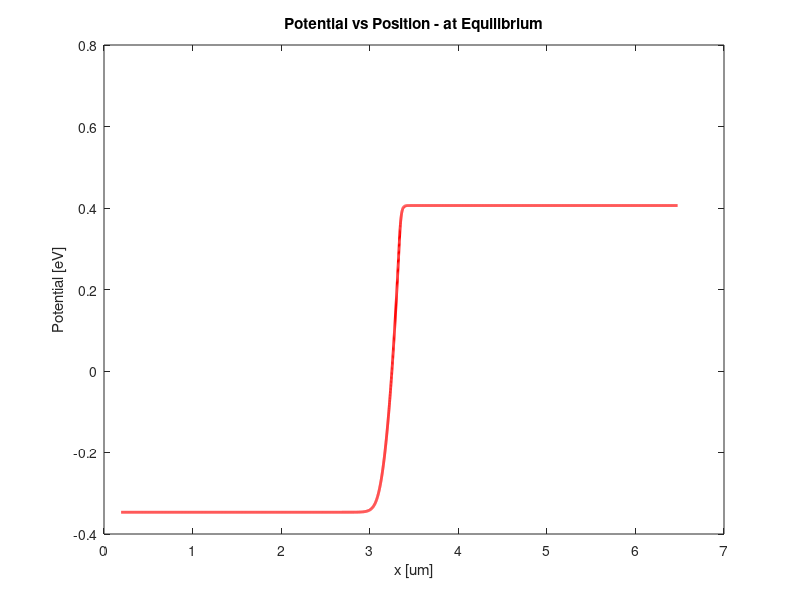
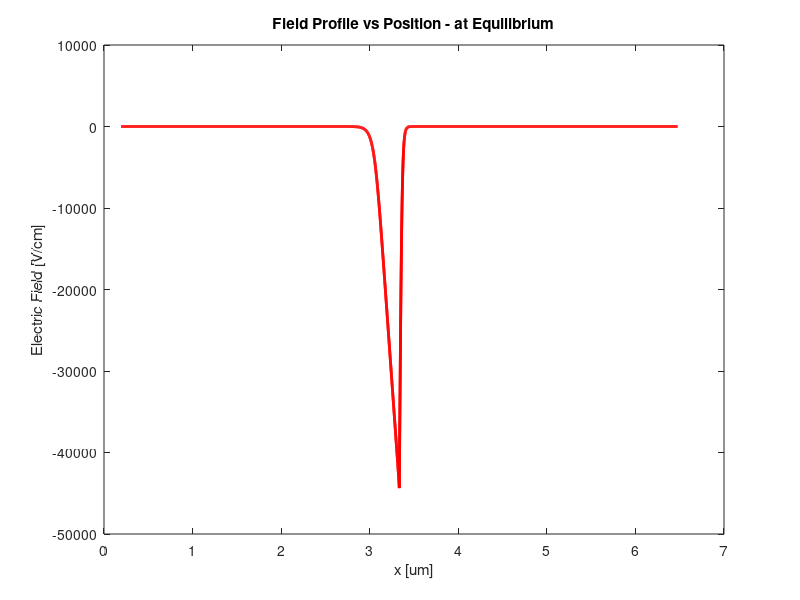
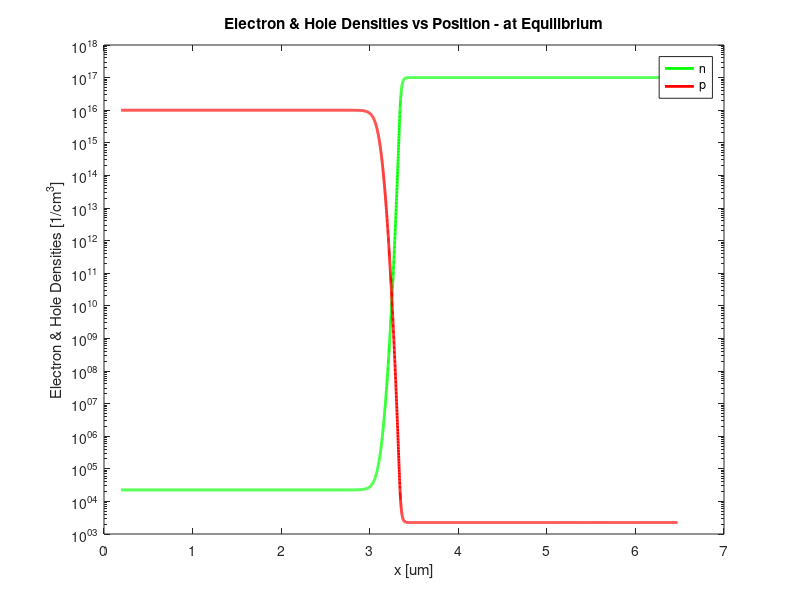
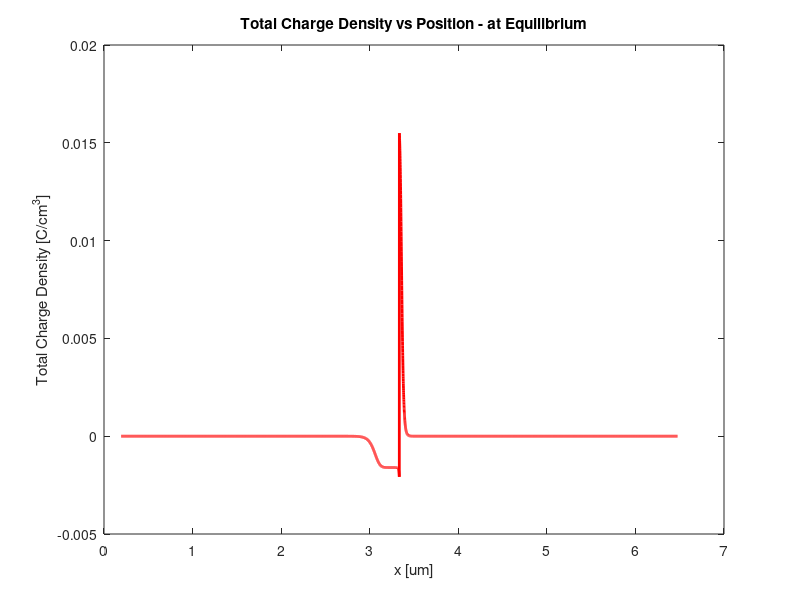

These figures' MATLAB source, in order: (Note: this script raises an error after producing the figures.)
 
         %%%%%%%%%%%%%%%%%%%%%%%%%%%%%%%%%%%%%%%%%%%%%%%%%%%%%%%
         %%                                                   %%  
         %%     1D Drift Diffusion Model for pn Diodes        %%  
         %%     Equilibrium and Non Equilibrium Solver        %%
         %%                                                   %%  
         %%%%%%%%%%%%%%%%%%%%%%%%%%%%%%%%%%%%%%%%%%%%%%%%%%%%%%%
      
clear all;
close all;


% Defining the Fundamental and Material Constants %
% 定义了相关的常量

q     = 1.602E-19;        % C or [J/eV] 元电荷量 单位为 C
kb    = 1.38E-23;         % [J/K] 波尔兹曼常量 单位为 J/K
eps   = 1.05E-12;         % This includes the eps  = 11.7 for Si [F/cm] Si的绝对节点常数
T     = 300;              % [K] 本次仿真的环境温度
ni    = 1.5E10;           % Intrinsic carrier concentration [1/cm^3] 本征载流子浓度
Vt    = kb*T/q;           % [eV] 此温度下的热电压
RNc   = 2.8E19;           % This is 2.8e20 in the FORTRAN file 2
TAUN0 = 0.1E-6;           % Electron SRH life time 
TAUP0 = 0.1E-6;           % Hole SRH life time
mun0   = 1500;            % Electron Mobility in cm2/V-s 电子迁移率
mup0   = 1000;             % Hole Mobility in cm2/V-s 空穴迁移率
                        
                        
dEc = Vt*log(RNc/ni);

% Define Doping Values %

Na = 1E16;             % [1/cm^3] 受主掺杂浓度 单位为 1/cm^3
Nd = 1E17;             % [1/cm^3] 施主掺杂浓度 单位为 1/cm^3

% Calculate relevant parameters for the simulation %
% 计算相关参数

Vbi = Vt*log(Na*Nd/(ni*ni)); % 计算内建电势
W   = sqrt(2*eps*(Na+Nd)*Vbi/(q*Na*Nd))     % [cm] 计算耗尽层的宽度 单位为 cm
Wn  = W*sqrt(Na/(Na+Nd))                    % [cm] 计算 n 型一侧的宽度 单位为 cm
Wp  = W*sqrt(Nd/(Na+Nd))                    % [cm] 计算 p 型一侧的宽度 单位为 cm
Wone = sqrt(2*eps*Vbi/(q*Na))               % [cm] 
E_p = q*Nd*Wn/eps                           % [V/cm] pn结交界处电场强度
Ldn = sqrt(eps*Vt/(q*Nd));                  
Ldp = sqrt(eps*Vt/(q*Na));
Ldi = sqrt(eps*Vt/(q*ni))

% Calculate relevant parameters in an input file %

% Write to a file
save input_params.txt Na Nd Vbi W Wn Wp E_p Ldn Ldp

%Material_Constants    %Define some material constants
      
% Setting the size of the simulation domain based 
% on the analytical results for the width of the depletion regions
% for a simple pn-diode %

x_max = 0;
if(x_max < Wn)
    x_max = Wn;
end
if(x_max < Wp)
    x_max = Wp;
end
x_max = 20*x_max

% Setting the grid size based on the extrinsic Debye lengths %

dx = Ldn;
if(dx > Ldp)
    dx=Ldp;
end
dx = dx/20;

% Calculate the required number of grid points and renormalize dx %

n_max = x_max/dx
n_max = round(n_max);

dx = dx/Ldi;    % Renormalize lengths with Ldi

% Set up the doping C(x)=Nd(x)-Na(x) that is normalized with ni %

for i = 1:n_max
    if(i <= n_max/2)
        dop(i) = - Na/ni;
    elseif(i > n_max/2)
        dop(i) = Nd/ni;
    end
end

% Initialize the potential based on the requirement of charge
% neutrality throughout the whole structure

for i = 1: n_max
    zz = 0.5*dop(i);
    if(zz > 0)
        xx = zz*(1 + sqrt(1+1/(zz*zz)));
    elseif(zz <  0)
        xx = zz*(1 - sqrt(1+1/(zz*zz)));
    end
    fi(i) = log(xx);
    n(i) = xx;
    p(i) = 1/xx;
end

delta_acc = 1E-5;               % Preset the Tolerance


%%%%%%%%%%%%%%%%%%%%%%%%%%%%%%%%%%%%%%%%%%%%%%%%%%%%%%%%%%%%%%%%%%%%%%%%%%
%%                                                                      %%
%%               EQUILIBRIUM  SOLUTION PART BEGINS                      %%
%%                                                                      %%
%%%%%%%%%%%%%%%%%%%%%%%%%%%%%%%%%%%%%%%%%%%%%%%%%%%%%%%%%%%%%%%%%%%%%%%%%%

%(A) Define the elements of the coefficient matrix for the internal nodes and
%    initialize the forcing function

dx2 = dx*dx;
for i = 1: n_max
    a(i) = 1/dx2;
    c(i) = 1/dx2;
    b(i) = -(2/dx2+exp(fi(i))+exp(-fi(i)));
    f(i) = exp(fi(i)) - exp(-fi(i)) - dop(i) - fi(i)*(exp(fi(i))+exp(-fi(i)));
 end


%(B) Define the elements of the coefficient matrix and initialize the forcing
%    function at the ohmic contacts 

a(1) = 0;
c(1) = 0;
b(1) = 1;
f(1) = fi(1);
a(n_max) = 0;
c(n_max) = 0;
b(n_max) = 1;
f(n_max) = fi(n_max);

%(C)  Start the iterative procedure for the solution of the linearized Poisson
%     equation using LU decomposition method:

flag_conv = 0;		           % convergence of the Poisson loop
k_iter= 0;
while(~flag_conv)            
    k_iter = k_iter + 1; 
    
    alpha(1) = b(1);
    for i=2:n_max
        beta(i)=a(i)/alpha(i-1);
        alpha(i)=b(i)-beta(i)*c(i-1);
    end
    
% Solution of Lv = f %    

    v(1) = f(1);
    for i = 2:n_max
        v(i) = f(i) - beta(i)*v(i-1);
    end
     
% Solution of U*fi = v %    

    temp = v(n_max)/alpha(n_max);
    delta(n_max) = temp - fi(n_max);
    fi(n_max)=temp;
    for i = (n_max-1):-1:1       %delta%
        temp = (v(i)-c(i)*fi(i+1))/alpha(i);
        delta(i) = temp - fi(i);
        fi(i) = temp;
    end
    
    delta_max = 0;
    
    for i = 1: n_max
        xx = abs(delta(i));
        if(xx > delta_max)
            delta_max=xx;
        end
        %sprintf('delta_max = %d',delta_max)      %'k_iter = %d',k_iter,'
        
    end

     %delta_max=max(abs(delta));
   
% Test convergence and recalculate forcing function and 
% central coefficient b if necessary
    
    if(delta_max < delta_acc)
        flag_conv = 1;
    else
        for i = 2: n_max-1
            b(i) = -(2/dx2 + exp(fi(i)) + exp(-fi(i)));
            f(i) = exp(fi(i)) - exp(-fi(i)) - dop(i) - fi(i)*(exp(fi(i)) + exp(-fi(i)));
        end
    end
end


xx1(1) = dx*1e4;
for i = 2:n_max-1 
    Ec(i) = dEc - Vt*fi(i);     %Values from the second Node%
    ro(i) = -ni*(exp(fi(i)) - exp(-fi(i)) - dop(i));
    el_field1(i) = -(fi(i+1) - fi(i))*Vt/(dx*Ldi);
    el_field2(i) = -(fi(i+1) - fi(i-1))*Vt/(2*dx*Ldi);
    n(i) = exp(fi(i));
    p(i) = exp(-fi(i));
    xx1(i) = xx1(i-1) + dx*Ldi*1e4;
end


Ec(1) = Ec(2);
Ec(n_max) = Ec(n_max-1);
xx1(n_max) = xx1(n_max-1) + dx*Ldi*1e4;
el_field1(1) = el_field1(2);
el_field2(1) = el_field2(2);
el_field1(n_max) = el_field1(n_max-1);
el_field2(n_max) = el_field2(n_max-1);
nf = n*ni;
pf = p*ni;
ro(1) = ro(2);
ro(n_max) = ro(n_max-1);

figure(1)
plot(xx1, Vt*fi,'r','LineWidth',2)
xlabel('x [um]');
ylabel('Potential [eV]');
title('Potential vs Position - at Equilibrium');

figure(2)
plot(xx1, el_field1,'r','LineWidth',2)
hold on;
plot(xx1, el_field2,'r','LineWidth',2)
xlabel('x [um]');
ylabel('Electric Field [V/cm]');
title('Field Profile vs Position - at Equilibrium');

figure(3)
%plot(xx1, nf,'g','LineWidth',2)
semilogy(xx1, nf,'g','LineWidth',2)
hold on;
%plot(xx1, pf,'r','LineWidth',2)
semilogy(xx1, pf,'r','LineWidth',2)
xlabel('x [um]');
ylabel('Electron & Hole Densities [1/cm^3]');
title('Electron & Hole Densities vs Position - at Equilibrium');
legend('n','p');
%axis([0 6.75 0 10.2e17])

figure(4)
%plot(xx1, ro,'r','LineWidth',2)
plot(xx1, q*ro,'r','LineWidth',2)
xlabel('x [um]');
%ylabel('Total Charge Density [1/cm^3]');
ylabel('Total Charge Density [C/cm^3]');
title('Total Charge Density vs Position - at Equilibrium');
%axis([0.5 5 -3e17 8e17])

figure(5)
plot(xx1, Ec,'r','LineWidth',2)
xlabel('x [um]');
%ylabel('Total Charge Density [1/cm^3]');
ylabel('Conduction Band Energy (eV)');
title('Conduction Band vs Position - at Equilibrium');


%%%%%%%%%%%%%%%%%%%%%%%%%%%%%%%%%%%%%%%%%%%%%%%%%%%%%%%%%%%%%%%%%%%%%%%%%%
%%                 END OF EQUILIBRIUM  SOLUTION PART                    %%
%%%%%%%%%%%%%%%%%%%%%%%%%%%%%%%%%%%%%%%%%%%%%%%%%%%%%%%%%%%%%%%%%%%%%%%%%%

%%%%%%%%%%%%%%%%%%%%%%%%%%%%%%%%%%%%%%%%%%%%%%%%%%%%%%%%%%%%%%%%%%%%%%%%%%
%%                                                                      %%
%%               NON-EQUILIBRIUM  SOLUTION PART BEGINS                  %%
%%                                                                      %%
%%%%%%%%%%%%%%%%%%%%%%%%%%%%%%%%%%%%%%%%%%%%%%%%%%%%%%%%%%%%%%%%%%%%%%%%%%

%%%%%%%%%%%%%%%%%%%%%%%%%%%%%%%%%%%%%%%%%%%%%%%%%%%%%%%%%%%%%%%%%%%%%%%%%%
%%              1. Calculate Low filed mobility                         %% 
%%%%%%%%%%%%%%%%%%%%%%%%%%%%%%%%%%%%%%%%%%%%%%%%%%%%%%%%%%%%%%%%%%%%%%%%%%

%%  Prameters for Low field mobility calculation %%

    TL = 300;                    % Temp in Kelvin
    N  = Na + Nd;                % Local (total) impurity concentration

    MU1N.CAUG   = 55.24;         % cm2/(V.s)
    MU2N.CAUG   = 1429.23;       % cm2/(V.s)
    ALPHAN.CAUG = 0.0;           % unitless
    BETAN.CAUG  = -2.3;          % unitless
    GAMMAN.CAUG = -3.8;          % unitless
    DELTAN.CAUG = 0.73;          % unitless
    NCRITN.CAUG = 1.072*10^17;   % cm-3

    MU1P.CAUG   = 49.7;          % cm2/(V.s)
    MU2P.CAUG   = 479.37;        % cm2/(V.s)
    ALPHAP.CAUG = 0.0;           % unitless
    BETAP.CAUG  = -2.2;          % unitless
    GAMMAP.CAUG = 13.7;          % unitless
    DELTAP.CAUG = 0.70;          % unitless
    NCRITP.CAUG = 1.606*10^17;   % cm-3
    BETAN = 2.0;
    BETAP = 1.0;

    
% %     mun0 = ( MU1N.CAUG*((TL/300)^ALPHAN.CAUG) ) ...
% %       + (( (MU2N.CAUG*((TL/300)^BETAN.CAUG)) - (MU1N.CAUG*((TL/300)^ALPHAN.CAUG)) ) ... 
% %            / ( 1 + ((TL/300)^GAMMAN.CAUG) * ((N/NCRITN.CAUG)^DELTAN.CAUG) ))
% %     
% %     
% %     mup0 = ( MU1P.CAUG*((TL/300)^ALPHAP.CAUG) ) ... 
% %       + (( (MU2P.CAUG*((TL/300)^BETAP.CAUG)) - (MU1P.CAUG*((TL/300)^ALPHAP.CAUG)) ) ... 
% %            / ( 1 + ((TL/300)^GAMMAP.CAUG) * ((N/NCRITP.CAUG)^DELTAP.CAUG) ))
    
    VSATN = (2.4*10^7) / (1 + 0.8*exp(TL/600));  % Saturation Velocity of Electrons
    VSATP = VSATN;                               % Saturation Velocity of Holes

%%%%%%%%%%%%%%%%%%% END of Low Field Mobility Calculation %%%%%%%%%%%%%%%%


%%%%%%%%%%%%%%%%%%%%%%%%%%%%%%%%%%%%%%%%%%%%%%%%%%%%%%%%%%%%%%%%%%%%%%%%%%
%%   2. Start the main Loop to increment the Anode voltage by Vt=KbT/q  %% 
%%      till it reaches 0.625V.                                         %%
%%%%%%%%%%%%%%%%%%%%%%%%%%%%%%%%%%%%%%%%%%%%%%%%%%%%%%%%%%%%%%%%%%%%%%%%%%

vindex=0;

for VA = 0:0.33*Vt:0.625                % Start VA increment loop
    VA 
    
    Each_Step   = 0.33*Vt 
    Total_Steps = 0.625/(0.33*Vt)
    vindex = vindex +1
    Vplot(vindex) = VA;
    
    fi(1) = fi(1) + VA;            % Apply potential to Anode (1st node)  
    %fi(1)
    
    flag_conv2 = 0;		           % Convergence of the Poisson loop
    k_itern= 0;
    
    %% Initialize the First and Last Node for Poisson's eqn
    a(1) = 0;
    c(1) = 0;
    b(1) = 1;
    f(1) = fi(1);
    a(n_max) = 0;
    c(n_max) = 0;
    b(n_max) = 1;
    f(n_max) = fi(n_max);
    
    %%%%%%%%%%%%%%%%%%%%%%%%%%%%%%%%%%%%%%%%%%%%%%%%%%%%%%%%%%%%%%%%%%%%%%%
    %% 3. Start the Poisson equation solver loop to calculate the        %%
    %%    potential for each Anode voltage increase                      %%
    %%%%%%%%%%%%%%%%%%%%%%%%%%%%%%%%%%%%%%%%%%%%%%%%%%%%%%%%%%%%%%%%%%%%%%%
    
    while(~flag_conv2)             % Start Poisson's eqn
        
        k_itern = k_itern + 1

        
        %%%%%%%%%%%%%%%%%%%%%%%%%%%%%%%%%%%%%%%%%%%%%%%%%%%%%%%%%%%%%%%%%%%%%%%
        %% 3.1 . Calculate Field Dependant Mobility for each value of 'fi'   %% 
        %%       at each node point of the PN diode.                         %%
        %%%%%%%%%%%%%%%%%%%%%%%%%%%%%%%%%%%%%%%%%%%%%%%%%%%%%%%%%%%%%%%%%%%%%%%
                
%%% To test with Constant Mobility without field dependancy.        
% %         for i = 1:n_max           % Start Loop for Field Dep Mobility 
% %             mup(i) = mup0;
% %             mun(i) = mun0;
% %         end   

        %% Calculate the Electric Field at each Node
        for i = 2:n_max-1
            Ef(i) = abs(fi(i) - fi(i+1))*Vt/(dx*Ldi);
        end
            
            Ef(1)     = Ef(2); 
            Ef(n_max) = Ef(n_max-1);

        %% Calculate the Field Dependant Mobility at each Node
        for i = 1:n_max           

              pdeno  = (mup0 * Ef(i) / VSATP) ^ BETAP;
              mup(i)   = mup0 * ( (1/(1 + pdeno)) ^(1/BETAP)); 
                            
              ndeno  = (mun0 * Ef(i) / VSATN) ^ BETAN;
              mun(i) = mun0 * ( (1/(1 + ndeno)) ^(1/BETAN)); 
                            
        end   
        
        mup(1)     = mup(2);
        mup(n_max) = mup(n_max-1);
        
        mun(1)     = mun(2);
        mun(n_max) = mun(n_max-1);
        
        %%%%%%%%%%% END of FIELD Dependant Mobility Calculation %%%%%%%%%%% 
      
        
        %%%%%%%%%%%%%%%%%%%%%%%%%%%%%%%%%%%%%%%%%%%%%%%%%%%%%%%%%%%%%%%%%%%%%%%%%%%%%%%%% 
        %% 3.2 Solve Continuity Equation for Electron and Holes using LU Decomposition %%                                    
        %%%%%%%%%%%%%%%%%%%%%%%%%%%%%%%%%%%%%%%%%%%%%%%%%%%%%%%%%%%%%%%%%%%%%%%%%%%%%%%%%
        
        %(A) Define the elements of the coefficient matrix and initialize the forcing
        %    function at the ohmic contacts for ELECTRON and HOLE Continuity Eqns 


        an(1) = 0;              %Co-ef for electron at Anode
        bn(1) = 1;              %Co-ef for electron at Anode
        cn(1) = 0;              %Co-ef for electron at Anode
        ap(1) = 0;              %Co-ef for hole     at Anode
        bp(1) = 1;              %Co-ef for hole     at Anode
        cp(1) = 0;              %Co-ef for hole     at Anode
        %fnp(1) = (Ldi*Ldi*dx2/Vt) * ( p(1)*n(1) - 1 ) / ( TAUP0*(n(1) + 1 ) + TAUN0*(p(1) + 1 ) );
        fn(1) = n(1);
        fp(1) = p(1);
        
        an(n_max) = 0;          %Co-ef for electron at Cathode
        bn(n_max) = 1;          %Co-ef for electron at Cathode
        cn(n_max) = 0;          %Co-ef for electron at Cathode
        ap(n_max) = 0;          %Co-ef for hole     at Cathode
        bp(n_max) = 1;          %Co-ef for hole     at Cathode
        cp(n_max) = 0;          %Co-ef for hole     at Cathode
        %fnp(n_max) = (Ldi*Ldi*dx2/Vt) * ( p(n_max)*n(n_max) - 1 ) / ( TAUP0*(n(n_max) + 1) + TAUN0*(p(n_max) + 1) );
        fn(n_max) = n(n_max);
        fp(n_max) = p(n_max);


        %(B) Define the elements of the coefficient matrix for the internal nodes and
        %    initialize the forcing function


        for i = 2: n_max-1
            munim1by2 = (mun(i-1)+mun(i))/2;         
            munip1by2 = (mun(i)+mun(i+1))/2;         
            mupim1by2 = (mup(i-1)+mup(i))/2;         
            mupip1by2 = (mup(i)+mup(i+1))/2;
            
            %% Co-efficients for HOLE Continuity eqn
                cp(i) = mupip1by2 * BER(fi(i) - fi(i+1));
                ap(i) = mupim1by2 * BER(fi(i) - fi(i-1));
           bp(i) = -( mupim1by2 * BER(fi(i-1) - fi(i)) + mupip1by2 * BER(fi(i+1) - fi(i)));
            %% Co-efficients for ELECTRON Continuity eqn
                cn(i) = munip1by2 * BER(fi(i+1) - fi(i));
                an(i) = munim1by2 * BER(fi(i-1) - fi(i));
           n(i) = -( munim1by2 * BER(fi(i) - fi(i-1)) + munip1by2 * BER(fi(i) - fi(i+1)));

            %% Forcing Function for ELECTRON and HOLE Continuity eqns
       fn(i) = (Ldi*Ldi*dx2/Vt) * ( p(i)*n(i) - 1 ) / ( TAUP0*(n(i) + 1) + TAUN0*(p(i)+1));
       fp(i) = (Ldi*Ldi*dx2/Vt) * ( p(i)*n(i) - 1 ) / ( TAUP0*(n(i) + 1) + TAUN0*(p(i)+1));
        end

        
        %(C)  Start the iterative procedure for the solution of the linearized Continuity
        %     equation for "ELECTRONS" using LU decomposition method:


            alphan(1) = bn(1);
            for i=2:n_max
                betan(i)=an(i)/alphan(i-1);
                alphan(i)=bn(i)-betan(i)*cn(i-1);
            end

        % Solution of Lv = f %    

            vn(1) = fn(1);
            for i = 2:n_max
                vn(i) = fn(i) - betan(i)*vn(i-1);
            end

        % Solution of U*fi = v %    

            tempn = vn(n_max)/alphan(n_max);
            %deltan(n_max) = tempn - n(n_max);    
            n(n_max)=tempn;
            for i = (n_max-1):-1:1       %delta%
                tempn = (vn(i)-cn(i)*n(i+1))/alphan(i);
              %  deltan(i) = tempn - n(i);   
                n(i) = tempn;
            end
       
       %%%%%%%%%%%%%%%%%%%%%%% END of ELECTRON Continuty Solver %%%%%%%%%%%  

            
        %(D)  Start the iterative procedure for the solution of the linearized Continuity
        %     equation for "HOLES" using LU decomposition method:


            alphap(1) = bp(1);
            for i=2:n_max
                betap(i)=ap(i)/alphap(i-1);
                alphap(i)=bp(i)-betap(i)*cp(i-1);
            end

        % Solution of Lv = f %    

            vp(1) = fp(1);
            for i = 2:n_max
                vp(i) = fp(i) - betap(i)*vp(i-1);
            end

        % Solution of U*fi = v %    

            tempp = vp(n_max)/alphap(n_max);
            %deltap(n_max) = tempp - p(n_max);    
            p(n_max)=tempp;
            for i = (n_max-1):-1:1       %delta%
                tempp = (vp(i)-cp(i)*p(i+1))/alphap(i);
             %   deltap(i) = tempp - p(i);   
                p(i) = tempp;
            end
    
       %%%%%%%%%%%%%%%%%%%%%%% END of HOLE Continuty Solver %%%%%%%%%%%  

       
       %%%%%%%%%%%%%%%%%%%%%%%%%%%%%%%%%%%%%%%%%%%%%%%%%%%%%%%%%%%%%%%%%%%% 
       %% 3.3 Calculate potential fi again with new values of "n" and "p"%%
       %%     and check for convergence                                  %%     
       %%%%%%%%%%%%%%%%%%%%%%%%%%%%%%%%%%%%%%%%%%%%%%%%%%%%%%%%%%%%%%%%%%%%
       
       % Recalculate forcing function and central coefficient b for fi 

        for i = 2: n_max-1
            b(i) = -(2/dx2 + n(i) + p(i));
            f(i) = n(i) - p(i) - dop(i) - (fi(i)*(n(i) + p(i)));  
%% here values of n(i) and p(i) are used in place of exp(fi(i))
        end

        
        % Solve for Updated potential given the new value of Forcing 
        % Function using LU decomposition 
        
        alpha(1) = b(1);
        for i=2:n_max
            beta(i)=a(i)/alpha(i-1);
            alpha(i)=b(i)-beta(i)*c(i-1);
        end

        % Solution of Lv = f %

        v(1) = f(1);
        for i = 2:n_max
            v(i) = f(i) - beta(i)*v(i-1);
        end

        % Solution of U*fi = v %

        temp = v(n_max)/alpha(n_max);
        delta(n_max) = temp - fi(n_max);
        fi(n_max)=temp;
        for i = (n_max-1):-1:1       %delta%
            temp = (v(i)-c(i)*fi(i+1))/alpha(i);
            delta(i) = temp - fi(i);
            fi(i) = temp;
        end

        delta_max = 0;

        for i = 1: n_max
            xx = abs(delta(i));
            if(xx > delta_max)
                delta_max=xx;        %% Calculate the max error
            end
        end

        %delta_max=max(abs(delta));

        % Test convergence and start the loop if necessary else increase
        % the applied potential
        %% delta_max
        if(delta_max < delta_acc)
            flag_conv2 = 1;
        end

    end   % End of WHILE Loop for Poisson's eqn solver

  
    %%%%%%%%%%%%%%%%%%%%%%%%%%%%%%%%%%%%%%%%%%%%%%%%%%%%%%%%%%%%%%%%%%%%%%%%%%
    %%                        CALCULATE CURRENT                             %%
    %%%%%%%%%%%%%%%%%%%%%%%%%%%%%%%%%%%%%%%%%%%%%%%%%%%%%%%%%%%%%%%%%%%%%%%%%%

          % Electron Current       
    for i=2:n_max-1
        Jnim1by2(vindex,i) = (q*mun(i)*Vt/(dx*Ldi)) * ni*( n(i)*BER(fi(i)-fi(i-1)) - n(i-1)*BER(fi(i-1)-fi(i)) );
        Jnip1by2(vindex,i) = (q*mun(i)*Vt/(dx*Ldi)) * ni*( n(i+1)*BER(fi(i+1)-fi(i))  - n(i)*BER(fi(i)-fi(i+1)) );
        Jelec(vindex,i) = (Jnip1by2(vindex,i) + Jnim1by2(vindex,i))/2;
        
% %         % Electron Current with only one node
% %         Jnim1by2 = (q*mun(2)*Vt/dx*Ldi) * ( (n(2)*ni)*BER((fi(2)-fi(2-1))) 
% %                        - (n(2-1)*ni)*BER((fi(2-1)-fi(2))) );
% %         Jnip1by2 = (q*mun(2)*Vt/dx*Ldi) * ( (n(2+1)*ni)*BER((fi(2+1)-fi(2))) 
% %                        - (n(2)*ni)*BER((fi(2)-fi(2+1))) );
% %         Jelec(vindex) = (Jnip1by2 + Jnim1by2)/2;

          % Hole Current   
% %         Jpim1by2 = (q*mup(2)*Vt/dx*Ldi) * ( (p(2)*ni)*BER((fi(2-1)-fi(2))) 
% %                        - (p(2-1)*ni)*BER((fi(2)-fi(2-1))) );
% %         Jpip1by2 = (q*mup(2)*Vt/dx*Ldi) * ( (p(2+1)*ni)*BER((fi(2)-fi(2+1))) 
% %                        - (p(2)*ni)*BER((fi(2+1)-fi(2))) );
% %         Jhole(vindex) = (Jpip1by2 + Jpim1by2)/2;

        Jpim1by2(vindex,i) = (q*mup(i)*Vt/(dx*Ldi)) * ni*( p(i)*BER((fi(i-1)-fi(i))) - p(i-1)*BER((fi(i)-fi(i-1))) );
        Jpip1by2(vindex,i) = (q*mup(i)*Vt/(dx*Ldi)) * ni*( p(i+1)*BER((fi(i)-fi(i+1))) - p(i)*BER((fi(i+1)-fi(i))) );
        Jhole(vindex,i) = (Jpip1by2(vindex,i) + Jpim1by2(vindex,i))/2;

    end

        Jtotal = Jelec + Jhole;
%%         Jtotal(vindex) = Jelec;
        
        
end   % End of main FOR loop for VA increment.

%%%%%%%%%%%%%%%%%%%%%%%%%%%%%%%%%%%%%%%%%%%%%%%%%%%%%%%%%%%%%%%%%%%%%%%%%%
%%                 END OF NON-EQUILIBRIUM  SOLUTION PART                %%
%%%%%%%%%%%%%%%%%%%%%%%%%%%%%%%%%%%%%%%%%%%%%%%%%%%%%%%%%%%%%%%%%%%%%%%%%%




% Write the results of the simulation in files %

xx1(1) = dx*1e4;
for i = 2:n_max-1 
    Ec(i) = dEc - Vt*fi(i);     %Values from the second Node%
    ro(i) = -ni*(n(i) - p(i) - dop(i));
    el_field1(i) = -(fi(i+1) - fi(i))*Vt/(dx*Ldi);
    el_field2(i) = -(fi(i+1) - fi(i-1))*Vt/(2*dx*Ldi);
    xx1(i) = xx1(i-1) + dx*Ldi*1e4;
end

Jtotal(:,1) = Jtotal(:,2);
Jelec(:,1) = Jelec(:,2);
Jhole(:,1) = Jhole(:,2);
Jtotal(:,n_max) = Jtotal(:,(n_max-1));
Jelec(:,n_max) = Jelec(:,(n_max-1));
Jhole(:,n_max) = Jhole(:,(n_max-1));

Ec(1) = Ec(2);
Ec(n_max) = Ec(n_max-1);
xx1(n_max) = xx1(n_max-1) + dx*Ldi*1e4;
el_field1(1) = el_field1(2);
el_field2(1) = el_field2(2);
el_field1(n_max) = el_field1(n_max-1);
el_field2(n_max) = el_field2(n_max-1);
nf = n*ni;
pf = p*ni;
ro(1) = ro(2);
ro(n_max) = ro(n_max-1);

%% Calculate Quasi Fermi Level - Efn Efp
for i = 1:n_max
    Ei(i)   = Ec(i) - 0.56;
    Efn(i)  = Ei(i) + Vt*log(nf(i)/ni);
    Efp(i)  = Ei(i) - Vt*log(pf(i)/ni);
end
    Ev = Ec - 1.12;

figure(14)
plot(xx1, Ec,'black','LineWidth',2.5);
hold on;
plot(xx1, Ev,'black','LineWidth',2.5);
hold on;
plot(xx1, Ei,'--black','LineWidth',2.5);
hold on;
plot(xx1, Efn,'r','LineWidth',2.5);
hold on;
plot(xx1, Efp,'b','LineWidth',2.5);
xlabel('x [um]');
ylabel('Energy [eV]');
title('Quasi Fermi Levels (Efn & Efp) vs Position - at Applied Bias(0.625V)');
legend('Ec','Ev','Ei','Efn','Efp');
axis([0 7 -1 1]);


figure(6)
plot(xx1, Ec,'b','LineWidth',2)
xlabel('x [um]');
ylabel('Conduction Band Energy (eV)');
title('Conduction Band vs Position - at Applied Bias (0.625)');

figure(7)
plot(xx1, Vt*fi,'b','LineWidth',2)
xlabel('x [um]');
ylabel('Potential [eV]');
title('Potential vs Position - at Applied Bias(0.625V)');

figure(8)
plot(xx1, el_field1,'b','LineWidth',2)
hold on;
plot(xx1, el_field2,'b','LineWidth',2)
xlabel('x [um]');
ylabel('Electric Field [V/cm]');
title('Field Profile vs Position - at Applied Bias(0.625V)');

figure(9)
%plot(xx1, nf,'g','LineWidth',2)
semilogy(xx1, nf,'g','LineWidth',2)
hold on;
%plot(xx1, pf,'b','LineWidth',2)
semilogy(xx1, pf,'b','LineWidth',2)
xlabel('x [um]');
ylabel('Electron & Hole Densities [1/cm^3]');
title('Electron & Hole Densities vs Position - at Applied Bias(0.625V)');
legend('n','p');
%axis([0 6.75 0 10.2e17])

figure(10)
%plot(xx1, ro,'b','LineWidth',2)
plot(xx1, q*ro,'b','LineWidth',2)
xlabel('x [um]');
%ylabel('Total Charge Density [1/cm^3]');
ylabel('Total Charge Density [C/cm^3]');
title('Total Charge Density vs Position - at Applied Bias(0.625V)');
%axis([0.5 5 -3e17 8e17])


figure(11)
plot(Vplot, Jtotal(:,2),'r','LineWidth',2)
hold on
plot(Vplot, Jhole(:,2),'g','LineWidth',2)
hold on
plot(Vplot, Jelec(:,2),'b','LineWidth',2)
xlabel('VA [V]');
ylabel('Total Current Density [Amp/cm^2]');
title('I vs V Plot');
legend('Jtotal','Jhole','Jelec','2');


figure(12)
plot(Vplot, Jtotal(:,2),'r','LineWidth',2)
xlabel('VA [V]');
ylabel('Total Current Density [Amp/cm^2]');
title('I vs V Plot');
%legend('Jtotal','Jhole','Jelec','2');

figure(13)
plot(xx1,Jtotal((round((Total_Steps)-1)),:),'b','LineWidth',2)
xlabel('x [um]');
ylabel('Total Current Density [A/cm^2]');
title('Total Current Density vs Position - at Applied Bias(0.625V)');
axis([0 7 0 6]);


%figure(5)
%plot(xx1, n)
%hold all
%plot(xx1, p)

save cond_band xx1 Ec;
save tot_charge xx1 ro;
save el_field xx1 el_field1 el_field2;
save np_data xx1 nf pf;
save pot_1 fi;
